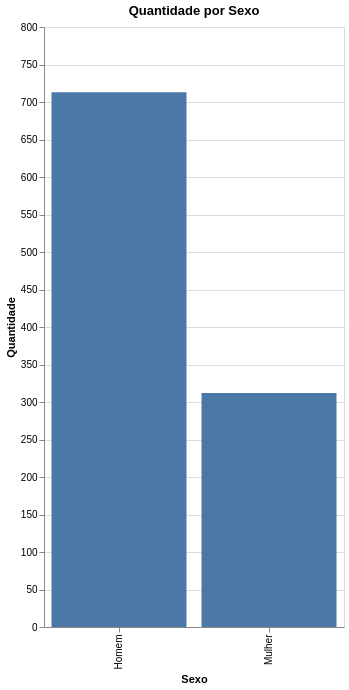

The cell this chart's notebook holds for it:
### Code cell
#Grafico da quantidade de homens e mulheres
alt.Chart(df).mark_bar().encode(
    x=alt.X('sex:O', title='Sexo'),
    y=alt.Y('count():Q', title='Quantidade'),
).properties(
    title='Quantidade por Sexo',
    width=300, #largura
    height=600 #altura
)

### Figure 1 — Vega-Lite specification as saved in the notebook (floating-point values rounded to 4 significant figures; data arrays with more than 128 entries replaced by an {"elided": "..."} marker saying what was removed)
{"config": {"view": {"continuousWidth": 300, "continuousHeight": 300}}, "data": {"name": "data-c7e4e28568d183bef76bd7ce488103c2"}, "mark": {"type": "bar"}, "encoding": {"x": {"field": "sex", "title": "Sexo", "type": "ordinal"}, "y": {"aggregate": "count", "title": "Quantidade", "type": "quantitative"}}, "height": 600, "title": "Quantidade por Sexo", "width": 300, "$schema": "https://vega.github.io/schema/vega-lite/v5.20.1.json", "datasets": {"data-c7e4e28568d183bef76bd7ce488103c2": {"elided": "1025 records"}}}
